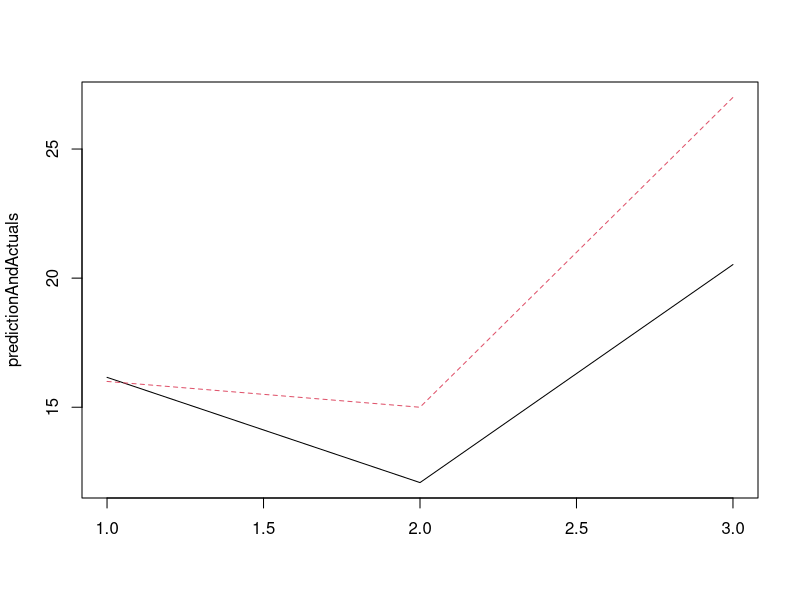
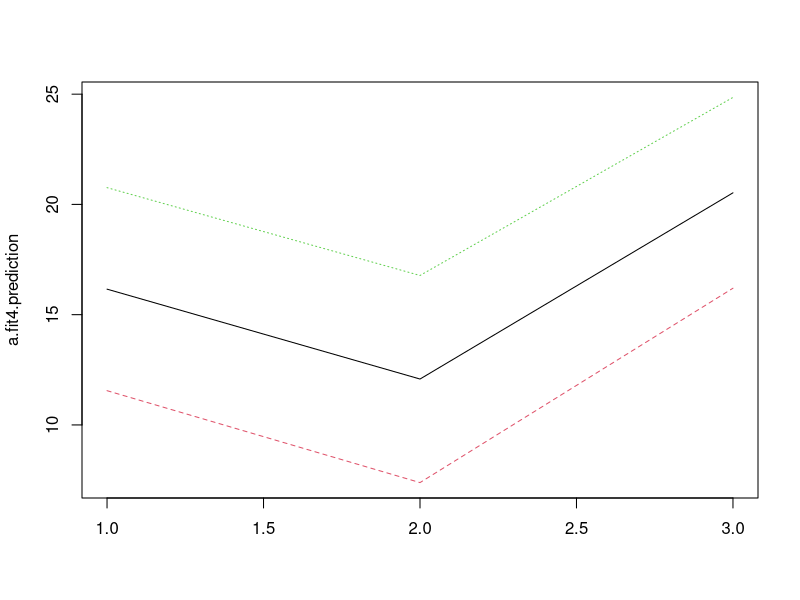
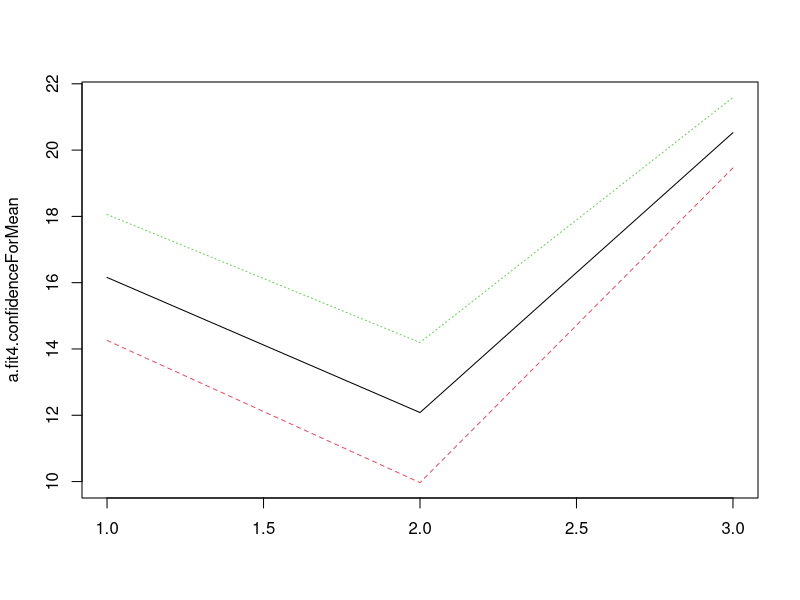

Recreate these plots in R, in order.
library(readxl)
library(car)

# Import Auto.xlsx
Auto <- read_excel("./glInClass/linearRegression/Auto.xlsx")
View(Auto)

# Pairwise correlation coefficients
round(cor(Auto),2)

# Regress mpg on the predictors in the data set
a.fit1 <- lm(mpg ~ ., data=Auto) 

summary(a.fit1)
anova(a.fit1)

# variance inflation factor
round(vif(a.fit1),2) 

# linear regression model
a.fit2 <- lm(mpg ~   cylinders + displacement + weight + acceleration, data=Auto)
summary(a.fit2)
anova(a.fit2)

# variance inflation factor
round(vif(a.fit2),2)

# Exclude the variable that thas the highest variance inflation factor
a.fit3 <- lm(mpg ~ displacement + weight + acceleration, data=Auto)
summary(a.fit3)
round(vif(a.fit3),2)

a.fit4 <- lm(mpg ~ weight  + acceleration, data=Auto)
summary(a.fit4)
round(vif(a.fit4),2)

# Predict using the dependent variables
AutoTest <- read_excel("./glInClass/linearRegression/AutoTest.xlsx")
View(AutoTest)

a.fit4.prediction <- predict(a.fit4, AutoTest, interval = "prediction")
a.fit4.prediction

# Plot the predicted and actual value to check for accuracy of prediction
predictionAndActuals <- data.frame(a.fit4.prediction[,1], AutoTest$mpg)
colnames(predictionAndActuals) <- c("Predicted mpg","Actual mpg")
matplot(predictionAndActuals, type = "l")
predictionAndActuals
matplot(a.fit4.prediction, type = "l")

a.fit4.confidenceForMean <- predict(a.fit4, AutoTest, interval = "confidence")
a.fit4.confidenceForMean
matplot(a.fit4.confidenceForMean, type = "l")
